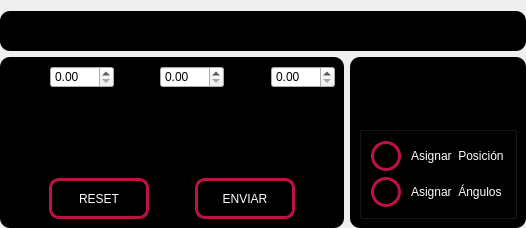
              <widget class="QWidget" name="tab_2">
               <attribute name="title">
                <string>Raspberry Pi</string>
               </attribute>
               <layout class="QVBoxLayout" name="verticalLayout_10">
                <property name="leftMargin">
                 <number>0</number>
                </property>
                <property name="rightMargin">
                 <number>0</number>
                </property>
                <property name="bottomMargin">
                 <number>0</number>
                </property>
                <item>
                 <layout class="QVBoxLayout" name="verticalLayout_9">
                  <item>
                   <widget class="QFrame" name="frame_8">
                    <property name="minimumSize">
                     <size>
                      <width>0</width>
                      <height>40</height>
                     </size>
                    </property>
                    <property name="maximumSize">
                     <size>
                      <width>16777215</width>
                      <height>40</height>
                     </size>
                    </property>
                    <property name="layoutDirection">
                     <enum>Qt::RightToLeft</enum>
                    </property>
                    <property name="styleSheet">
                     <string notr="true">QFrame{
background-color: #000000;
border-radius: 10px; 

}</string>
                    </property>
                    <property name="frameShape">
                     <enum>QFrame::StyledPanel</enum>
                    </property>
                    <property name="frameShadow">
                     <enum>QFrame::Raised</enum>
                    </property>
                    <layout class="QVBoxLayout" name="verticalLayout_18">
                     <property name="spacing">
                      <number>0</number>
                     </property>
                     <property name="leftMargin">
                      <number>0</number>
                     </property>
                     <property name="topMargin">
                      <number>0</number>
                     </property>
                     <property name="rightMargin">
                      <number>0</number>
                     </property>
                     <property name="bottomMargin">
                      <number>0</number>
                     </property>
                     <item>
                      <widget class="QLabel" name="label_17">
                       <property name="minimumSize">
                        <size>
                         <width>0</width>
                         <height>35</height>
                        </size>
                       </property>
                       <property name="maximumSize">
                        <size>
                         <width>16777215</width>
                         <height>35</height>
                        </size>
                       </property>
                       <property name="styleSheet">
                        <string notr="true"/>
                       </property>
                       <property name="frameShadow">
                        <enum>QFrame::Sunken</enum>
                       </property>
                       <property name="text">
                        <string>COMUNICACIÓN CON RASPBERRY PI</string>
                       </property>
                       <property name="alignment">
                        <set>Qt::AlignCenter</set>
                       </property>
                       <property name="wordWrap">
                        <bool>false</bool>
                       </property>
                      </widget>
                     </item>
                    </layout>
                   </widget>
                  </item>
                  <item>
                   <layout class="QHBoxLayout" name="horizontalLayout_18" stretch="2,1">
                    <item>
                     <widget class="QFrame" name="frame_9">
                      <property name="styleSheet">
                       <string notr="true">QFrame{
background-color: #000000;
border-radius: 10px; 

}</string>
                      </property>
                      <property name="frameShape">
                       <enum>QFrame::StyledPanel</enum>
                      </property>
                      <property name="frameShadow">
                       <enum>QFrame::Raised</enum>
                      </property>
                      <layout class="QVBoxLayout" name="verticalLayout_38">
                       <item>
                        <layout class="QHBoxLayout" name="horizontalLayout_53">
                         <item>
                          <layout class="QHBoxLayout" name="horizontalLayout_50">
                           <item>
                            <widget class="QLabel" name="label_53">
                             <property name="styleSheet">
                              <string notr="true"/>
                             </property>
                             <property name="text">
                              <string>Px</string>
                             </property>
                             <property name="alignment">
                              <set>Qt::AlignCenter</set>
                             </property>
                            </widget>
                           </item>
                           <item>
                            <widget class="QDoubleSpinBox" name="px_in_4">
                             <property name="maximum">
                              <double>999.000000000000000</double>
                             </property>
                            </widget>
                           </item>
                          </layout>
                         </item>
                         <item>
                          <layout class="QHBoxLayout" name="horizontalLayout_51">
                           <item>
                            <widget class="QLabel" name="label_54">
                             <property name="styleSheet">
                              <string notr="true"/>
                             </property>
                             <property name="text">
                              <string>Py</string>
                             </property>
                             <property name="alignment">
                              <set>Qt::AlignCenter</set>
                             </property>
                            </widget>
                           </item>
                           <item>
                            <widget class="QDoubleSpinBox" name="py_in_4">
                             <property name="maximum">
                              <double>999.000000000000000</double>
                             </property>
                            </widget>
                           </item>
                          </layout>
                         </item>
                         <item>
                          <layout class="QHBoxLayout" name="horizontalLayout_52">
                           <item>
                            <widget class="QLabel" name="label_55">
                             <property name="styleSheet">
                              <string notr="true"/>
                             </property>
                             <property name="text">
                              <string>Pz</string>
                             </property>
                             <property name="alignment">
                              <set>Qt::AlignCenter</set>
                             </property>
                            </widget>
                           </item>
                           <item>
                            <widget class="QDoubleSpinBox" name="pz_in_4">
                             <property name="maximum">
                              <double>999.000000000000000</double>
                             </property>
                            </widget>
                           </item>
                          </layout>
                         </item>
                        </layout>
                       </item>
                       <item>
                        <widget class="QLabel" name="label_57">
                         <property name="maximumSize">
                          <size>
                           <width>16777215</width>
                           <height>35</height>
                          </size>
                         </property>
                         <property name="text">
                          <string>Ángulos obtenidos para la pierna derecha (rad)</string>
                         </property>
                         <property name="alignment">
                          <set>Qt::AlignCenter</set>
                         </property>
                        </widget>
                       </item>
                       <item>
                        <widget class="QLabel" name="Qxd_label">
                         <property name="minimumSize">
                          <size>
                           <width>0</width>
                           <height>30</height>
                          </size>
                         </property>
                         <property name="maximumSize">
                          <size>
                           <width>16777215</width>
                           <height>40</height>
                          </size>
                         </property>
                         <property name="text">
                          <string>Q1d:    Q2d:   Q3d:   Q4d:   Q5d: </string>
                         </property>
                         <property name="alignment">
                          <set>Qt::AlignCenter</set>
                         </property>
                        </widget>
                       </item>
                       <item>
                        <layout class="QHBoxLayout" name="horizontalLayout_54">
                         <item>
                          <spacer name="horizontalSpacer_14">
                           <property name="orientation">
                            <enum>Qt::Horizontal</enum>
                           </property>
                           <property name="sizeHint" stdset="0">
                            <size>
                             <width>40</width>
                             <height>20</height>
                            </size>
                           </property>
                          </spacer>
                         </item>
                         <item>
                          <widget class="QPushButton" name="bt_reset_fb">
                           <property name="minimumSize">
                            <size>
                             <width>100</width>
                             <height>30</height>
                            </size>
                           </property>
                           <property name="styleSheet">
                            <string notr="true">QPushButton {
	color: white;
	font: 12pt &quot;Lato&quot;;
 	border-radius: 10px;
 	background-color:      #000000;
	width:                 35px;
    height:                 35px;
	border: 3px solid  #bc1142;
    }


 QPushButton:hover {
        background-color:#ffffff;
        color: #bc1142;
    }

    QPushButton:disabled {
        background-color: #849fa8;
        color: grey;
		border: 3px solid  grey;
    }</string>
                           </property>
                           <property name="text">
                            <string>RESET</string>
                           </property>
                           <property name="icon">
                            <iconset>
                             <normaloff>images/Raspberry_Pi-L.png</normaloff>images/Raspberry_Pi-L.png</iconset>
                           </property>
                          </widget>
                         </item>
                         <item>
                          <spacer name="horizontalSpacer_2">
                           <property name="orientation">
                            <enum>Qt::Horizontal</enum>
                           </property>
                           <property name="sizeHint" stdset="0">
                            <size>
                             <width>40</width>
                             <height>20</height>
                            </size>
                           </property>
                          </spacer>
                         </item>
                         <item>
                          <widget class="QPushButton" name="bt_enviar_fb">
                           <property name="minimumSize">
                            <size>
                             <width>100</width>
                             <height>30</height>
                            </size>
                           </property>
                           <property name="styleSheet">
                            <string notr="true">QPushButton {
	color: white;
	font: 12pt &quot;Lato&quot;;
 	border-radius: 10px;
 	background-color:      #000000;
	width:                 35px;
    height:                 35px;
	border: 3px solid  #bc1142;
    }


 QPushButton:hover {
        background-color:#ffffff;
        color: #bc1142;
    }

    QPushButton:disabled {
        background-color: #849fa8;
        color: grey;
		border: 3px solid  grey;
    }</string>
                           </property>
                           <property name="text">
                            <string>ENVIAR</string>
                           </property>
                           <property name="icon">
                            <iconset>
                             <normaloff>images/Raspberry_Pi-L.png</normaloff>images/Raspberry_Pi-L.png</iconset>
                           </property>
                          </widget>
                         </item>
                         <item>
                          <spacer name="horizontalSpacer_15">
                           <property name="orientation">
                            <enum>Qt::Horizontal</enum>
                           </property>
                           <property name="sizeHint" stdset="0">
                            <size>
                             <width>40</width>
                             <height>20</height>
                            </size>
                           </property>
                          </spacer>
                         </item>
                        </layout>
                       </item>
                      </layout>
                     </widget>
                    </item>
                    <item>
                     <widget class="QFrame" name="frame_10">
                      <property name="styleSheet">
                       <string notr="true">QFrame{
background-color: #000000;
border-radius: 10px; 

}


/* ##########     QCheckBox         v############# */
QCheckBox {
	spacing: 10px;
	color:white;
	font: 12pt &quot;Lato&quot;;
	background-color:#000000;
}

    QCheckBox::indicator {
    width:                 24px;
    height:                 24px;
    border:                 3px solid #000000;
	border-radius:          15px;
    }
    QCheckBox::indicator:unchecked {
		    background-color:      #000000;
  		  border:                3px solid #bc1142;

    }
    QCheckBox::indicator:checked {
	    background-color:     #bc1142;
		spacing: 10px;
		border:                 3px solid #bc1142;
    }</string>
                      </property>
                      <property name="frameShape">
                       <enum>QFrame::StyledPanel</enum>
                      </property>
                      <property name="frameShadow">
                       <enum>QFrame::Raised</enum>
                      </property>
                      <layout class="QVBoxLayout" name="verticalLayout_39">
                       <item>
                        <widget class="QLabel" name="label_56">
                         <property name="minimumSize">
                          <size>
                           <width>0</width>
                           <height>40</height>
                          </size>
                         </property>
                         <property name="maximumSize">
                          <size>
                           <width>16777215</width>
                           <height>40</height>
                          </size>
                         </property>
                         <property name="text">
                          <string>Seleccionar una opción</string>
                         </property>
                         <property name="alignment">
                          <set>Qt::AlignCenter</set>
                         </property>
                        </widget>
                       </item>
                       <item>
                        <widget class="QGroupBox" name="groupBox">
                         <property name="styleSheet">
                          <string notr="true">background-color: rgb(0, 0, 0);
</string>
                         </property>
                         <property name="title">
                          <string>.</string>
                         </property>
                         <layout class="QVBoxLayout" name="verticalLayout_19">
                          <item>
                           <widget class="QCheckBox" name="checkBox_posicion">
                            <property name="text">
                             <string>Asignar  Posición</string>
                            </property>
                            <property name="autoExclusive">
                             <bool>true</bool>
                            </property>
                           </widget>
                          </item>
                          <item>
                           <widget class="QCheckBox" name="checkBox_sliders">
                            <property name="text">
                             <string>Asignar  Ángulos</string>
                            </property>
                            <property name="autoExclusive">
                             <bool>true</bool>
                            </property>
                           </widget>
                          </item>
                         </layout>
                        </widget>
                       </item>
                      </layout>
                     </widget>
                    </item>
                   </layout>
                  </item>
                 </layout>
                </item>
               </layout>
              </widget>
